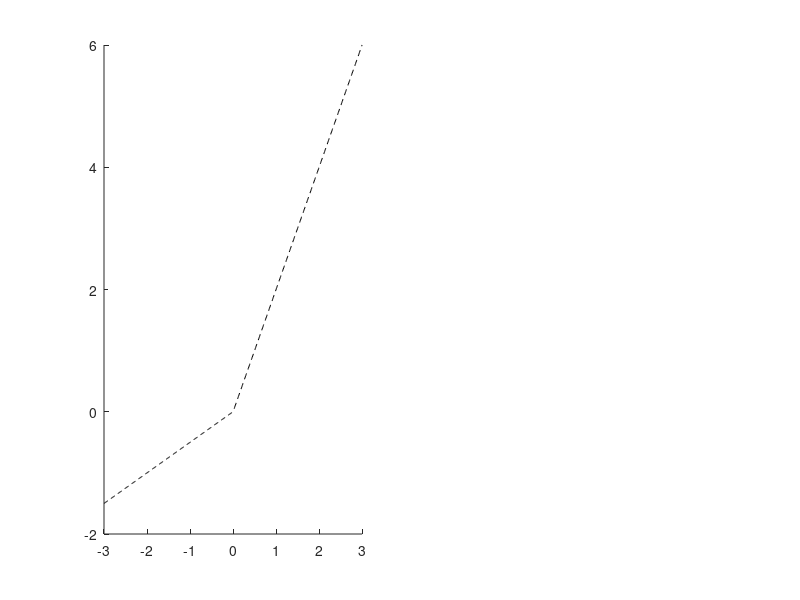

Write the MATLAB code that produced this figure. (Note: this script raises an error after producing the figure.)
clc; clear; close all

x  = linspace(-3,3,600).';
x0 = 0; y0 = 0; m1 = 0.5; m2 = 2.0;
eps_list = [0.001 0.5 1.0];

% Curva original (canto)
y_sharp = y0 + (x < x0).*m1.*(x-x0) + (x >= x0).*m2.*(x-x0);

figure; 
subplot(1,2,1); hold on; plot(x,y_sharp,'k--','DisplayName','sharp');
for eps = eps_list
    y = f_softplus(x,x0,y0,m1,m2,eps);
    plot(x,y);
end
title('Softplus'); grid on; legend show

subplot(1,2,2); hold on; plot(x,y_sharp,'k--','DisplayName','sharp');
for eps = eps_list
    y = f_smoothabs(x,x0,y0,m1,m2,eps);
    plot(x,y);
end
title('Smooth-abs'); grid on; legend show
